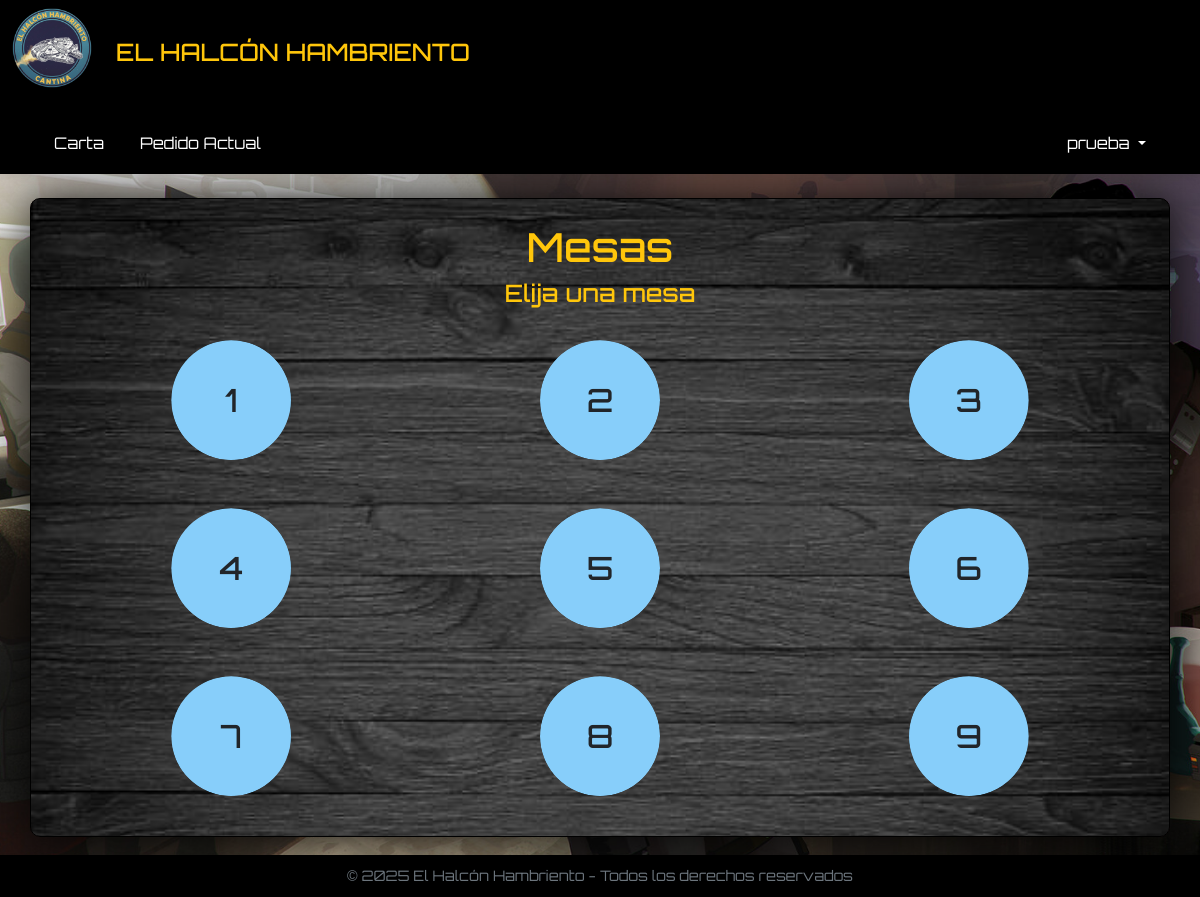
Page /Cliente/index.php (signed in) on the committed database.
### tables this page shows
CREATE TABLE `mesa` (
  `numMesa` varchar(255) NOT NULL,
  `ocupado` tinyint(1) NOT NULL
);

### Cliente/index.php (the view, shortened to what this page needs)
<!DOCTYPE html>
<html lang="es">
<head>
    <link rel="stylesheet" href="<?php echo BASE_URL ?>Bootstrap/css/bootstrap.min.css">
    <link rel="stylesheet" href="<?php echo BASE_URL ?>styles.css">
    <link rel="stylesheet" href="styles.css">
</head>
<body>
    <?php
    include("../conexion.php");
    include("../header.php");
    include("navbar.php");
    ?>
    <section class="d-flex align-items-center">
        <div class="container">
            <div class="row mt-4 contenedor text-center p-3 fondo-mesas">
                <h1>Mesas</h1>
                <h4>Elija una mesa</h4>
                <?php
                $queryMesas = "SELECT * FROM mesa";
                $result = mysqli_query($conn, $queryMesas);
                while ($row = mysqli_fetch_assoc($result)) {
                    $id = $row['numMesa'];
                    $ocupado = $row['ocupado'];
                    echo "<div class='col-6 col-sm-4'>";
                    if (!$ocupado) {
                        echo "<a href='mesaElegida.php?cod=$id' style='text-decoration:none;' class='circulo-libre mx-auto my-4 text-dark fw-bold clic-circular'>
                            <div><span class='h2'>$id</span></div>
                            </a>";
                    } else {
                        echo "<a href='#' onclick='mensajeOcupado()' style='text-decoration:none;' class='circulo-ocupado mx-auto my-4 text-light fw-bold clic-circular'>
                            <div><span class='h2'>$id</span></div>
                            </a>";
                    }
                    echo "</div>";
                }
                ?>
            </div>
        </div>
    </section>
    <?php
    include("../footer.php");
    ?>
</body>
</html>

### styles.css (style rules this page uses)
body { background-color: black; color: #FFC60B; font-family: "StarWars", sans-serif; }
.contenedor { background-color: rgb(90, 48, 48); border: 1px solid #000000; border-radius: 10px; }

### Cliente/styles.css (style rules this page uses)
body { background-image: url("../img/johannes-holm-00.jpg"); background-size: cover; background-repeat: no-repeat; background-attachment: fixed; background-position: center; }
.contenedor { -webkit-box-shadow: 3px 0px 50px 6px rgba(0, 0, 0, 0.82); box-shadow: 3px 0px 50px 6px rgba(0, 0, 0, 0.82); }

### Cliente/index.php (style rules this page uses)
section { margin-bottom: 60px; }
.circulo-libre { background-color: lightskyblue; border-radius: 50%; width: 120px; height: 120px; }
.fondo-mesas { background-image: url("../img/fondo-mesas.jpg"); background-size: cover; background-repeat: no-repeat; }
.clic-circular { -webkit-clip-path: circle(50%); clip-path: circle(50%); display: flex; justify-content: center; align-items: center; }

### rows in the picture
mesa: numMesa "1"
mesa: numMesa "2"
mesa: numMesa "3"
mesa: numMesa "4"
mesa: numMesa "5"
mesa: numMesa "6"
mesa: numMesa "7"
mesa: numMesa "8"
mesa: numMesa "9"

### other values in the picture
$_SESSION['name'] "prueba"
